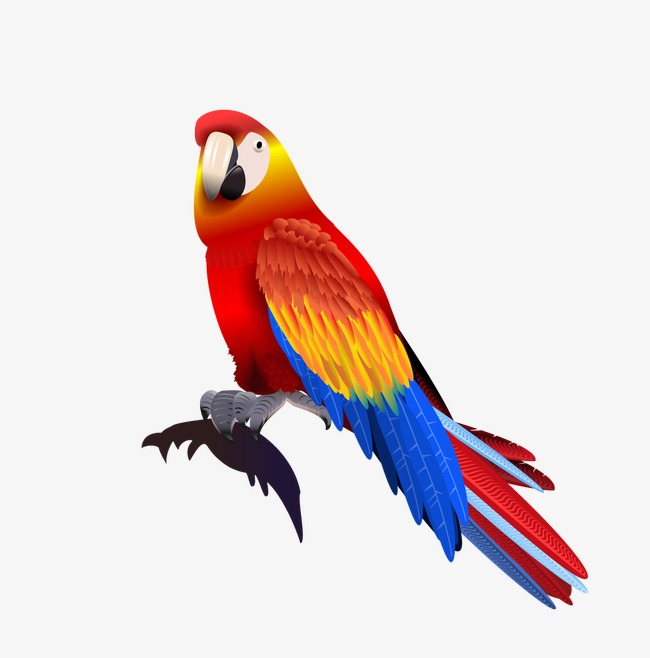
#> input picture Codigo Manipulacion de Imagenes [python]/images/parrot.jpg, 650 x 658 px
$ python image.py
#> lines starting #> are read from the running program, lines starting #| are printed output that depends on the picture
from PIL import Image
from PIL import ImageFilter

try:
  img = Image.open("images/parrot.jpg")
#> img is the input picture: PIL image 650x658 RGB; mean R, G, B 228.4, 216.2, 216.6
  # [16 lines of commented-out code are left out]

  copy = img.resize( (100,100))
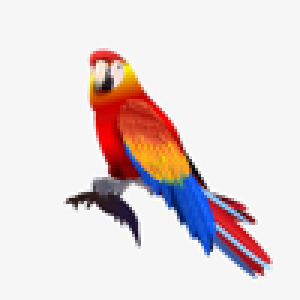
#> copy: PIL image 100x100 RGB (shown 3 times larger); mean R, G, B 228.4, 216.2, 216.6
  img.paste(copy, (100,100) )
  img.save("images/news/parrot.jpg")

  img.show()
except IOError:
  print("No es posible abrir la imagen!")
